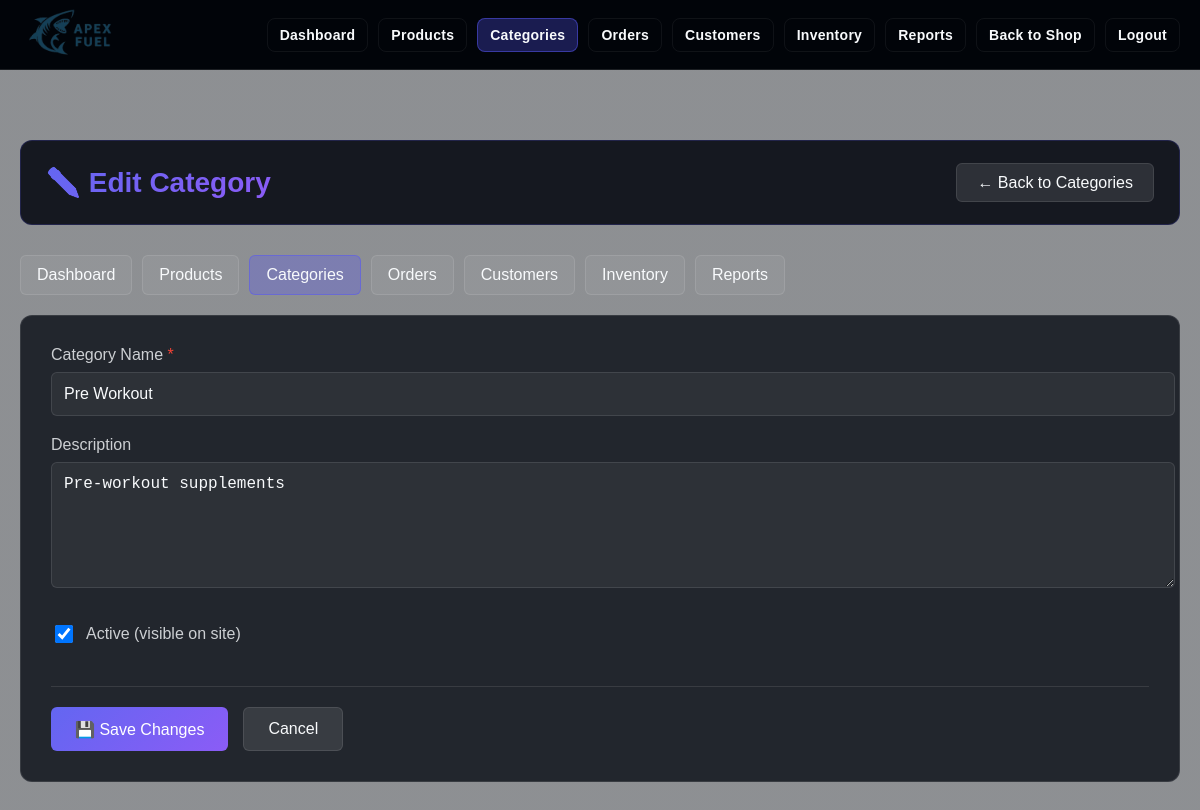
The app's page /HTML/admin/categories.php?action=edit&id=2 (signed in), older data.
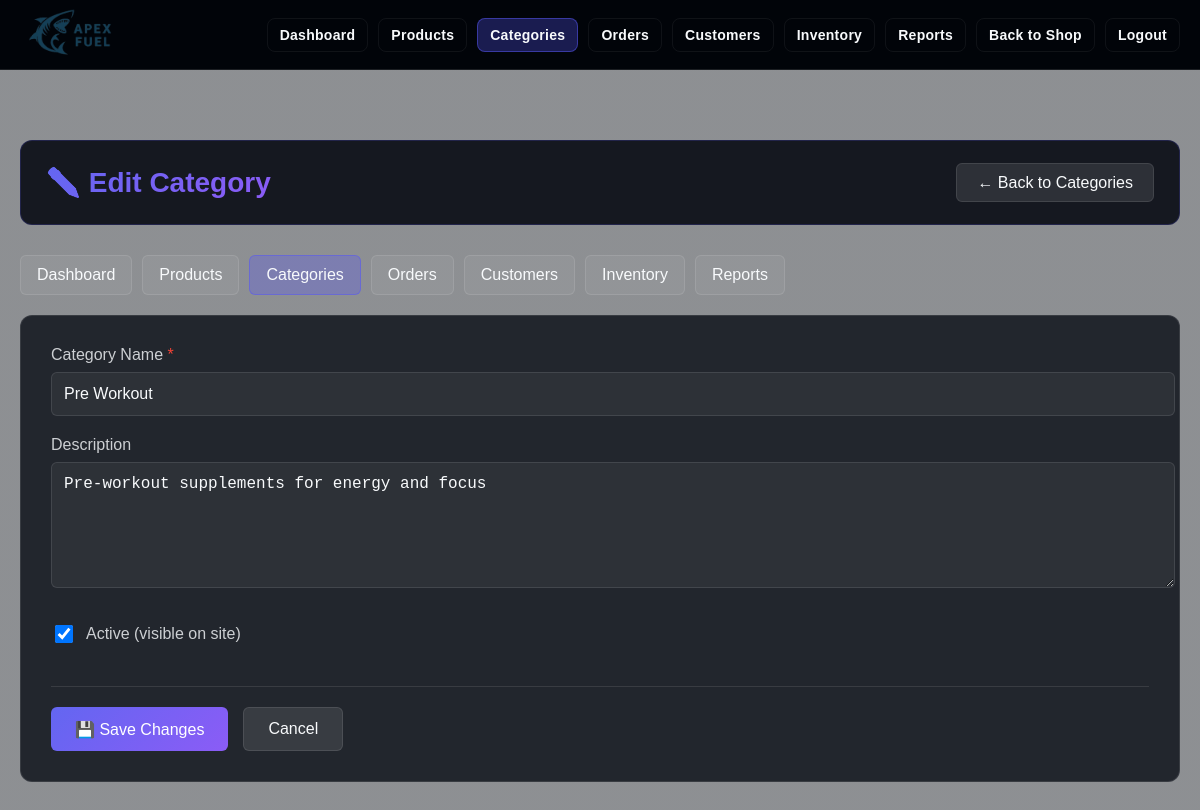
The same page, newer data.
### tables this page shows
CREATE TABLE categories (
    id INT PRIMARY KEY AUTO_INCREMENT,
    name VARCHAR(100) NOT NULL UNIQUE,
    slug VARCHAR(100) NOT NULL UNIQUE,
    description TEXT,
    image_url VARCHAR(500),
    is_active BOOLEAN DEFAULT TRUE,
    created_at TIMESTAMP DEFAULT CURRENT_TIMESTAMP
);

### HTML/admin/categories.php (the view, shortened to what this page needs)
<?php
$conn = getDBConnection();
$action = $_GET['action'] ?? 'list';
$category_id = intval($_GET['id'] ?? 0);
$category = null;
if ($action === 'edit' && $category_id > 0) {
    $stmt = $conn->prepare("SELECT * FROM categories WHERE id = ?");
    $stmt->bind_param("i", $category_id);
    $stmt->execute();
    $result = $stmt->get_result();
    $category = $result->fetch_assoc();
}
?>
<!DOCTYPE html>
<html lang="en">
<head>
    <link rel="stylesheet" href="../../CSS/Home.css">
    <link rel="stylesheet" href="../../CSS/admin/admin_common.css">
    <link rel="stylesheet" href="../../CSS/admin/admin_forms.css">
    <link rel="stylesheet" href="../../CSS/admin/admin_tables.css">
    <link rel="stylesheet" href="../../CSS/admin/admin_charts.css">
</head>
<body>
    <?php include 'admin_navbar.php'; ?>
    <div class="admin-container">
        <div class="admin-header">
            <h1>
                <?php if ($action === 'add'): ?>➕ Add New Category
                <?php elseif ($action === 'edit'): ?>✏️ Edit Category
                <?php else: ?>🏷️ Manage Categories<?php endif; ?>
            </h1>
            <div>
                <?php if ($action === 'add' || $action === 'edit'): ?>
                    <a href="categories.php" class="admin-back-btn">← Back to Categories</a>
                <?php else: ?>
                    <a href="?action=add" class="admin-btn admin-btn-primary">➕ Add Category</a>
                <?php endif; ?>
            </div>
        </div>
        <div class="admin-nav">
            <a href="index.php">Dashboard</a>
            <a href="products.php">Products</a>
            <a href="categories.php" class="active">Categories</a>
            <a href="orders.php">Orders</a>
            <a href="customers.php">Customers</a>
            <a href="inventory.php">Inventory</a>
            <a href="reports.php">Reports</a>
        </div>
        <?php if ($action === 'add' || $action === 'edit'): ?>
            <form method="POST" class="admin-form">
                <div class="admin-form-group">
                    <label for="name" class="required">Category Name</label>
                    <input type="text" id="name" name="name" class="admin-form-control"
                           value="<?php echo htmlspecialchars($category['name'] ?? ''); ?>"
                           required>
                </div>
                <div class="admin-form-group">
                    <label for="description">Description</label>
                    <textarea id="description" name="description" class="admin-form-control"
                              rows="3"><?php echo htmlspecialchars($category['description'] ?? ''); ?></textarea>
                </div>
                <div class="admin-form-group">
                    <div class="admin-checkbox-group">
                        <input type="checkbox" id="is_active" name="is_active" value="1"
                               <?php echo isset($category['is_active']) ? ($category['is_active'] ? 'checked' : '') : 'checked'; ?>>
                        <label for="is_active">Active (visible on site)</label>
                    </div>
                </div>
                <div class="admin-form-actions">
                    <button type="submit" class="admin-btn admin-btn-primary">
                        <?php echo $action === 'add' ? '➕ Add Category' : '💾 Save Changes'; ?>
                    </button>
                    <a href="categories.php" class="admin-btn admin-btn-secondary">Cancel</a>
                </div>
            </form>
        <?php endif; ?>
    </div>
</body>
</html>

Row changes from the older to the newer data that the page shows:
changed categories "Pre Workout": description "Pre-workout supplements" → "Pre-workout supplements for energy and focus"
